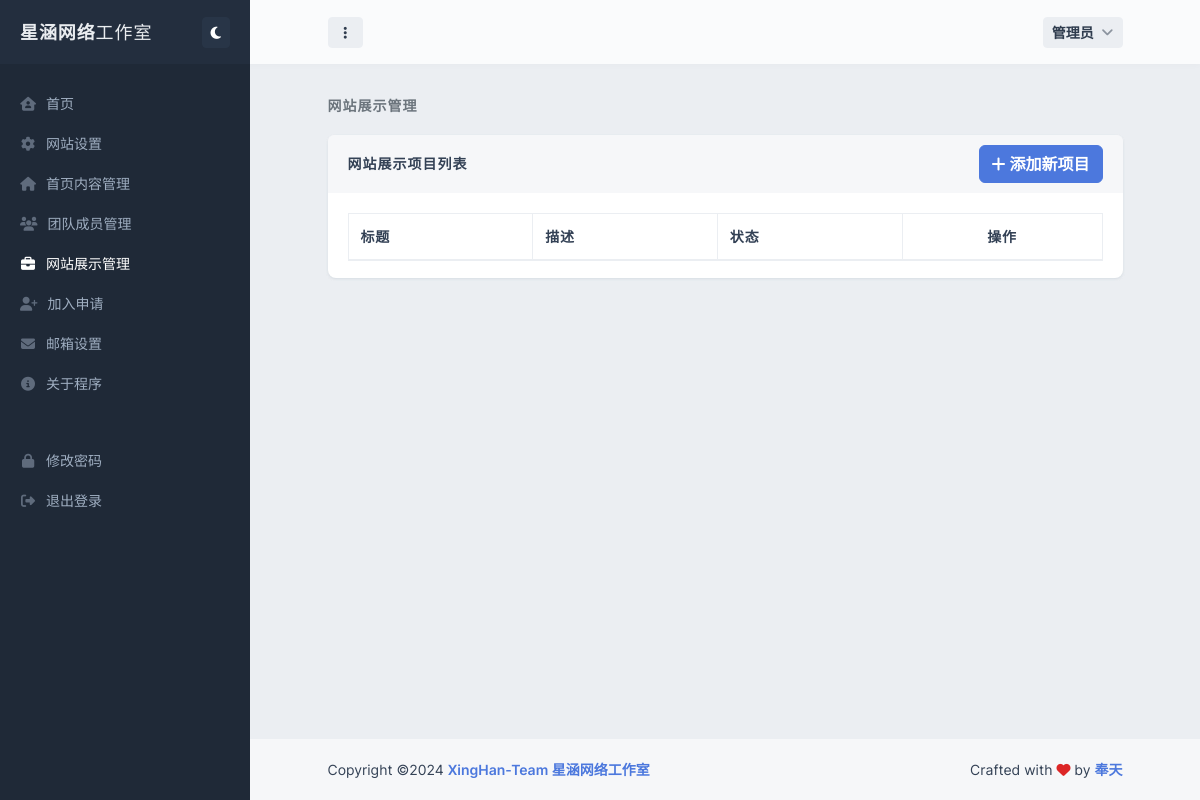
Before: /admin/manage.php (signed in) with the older database file.
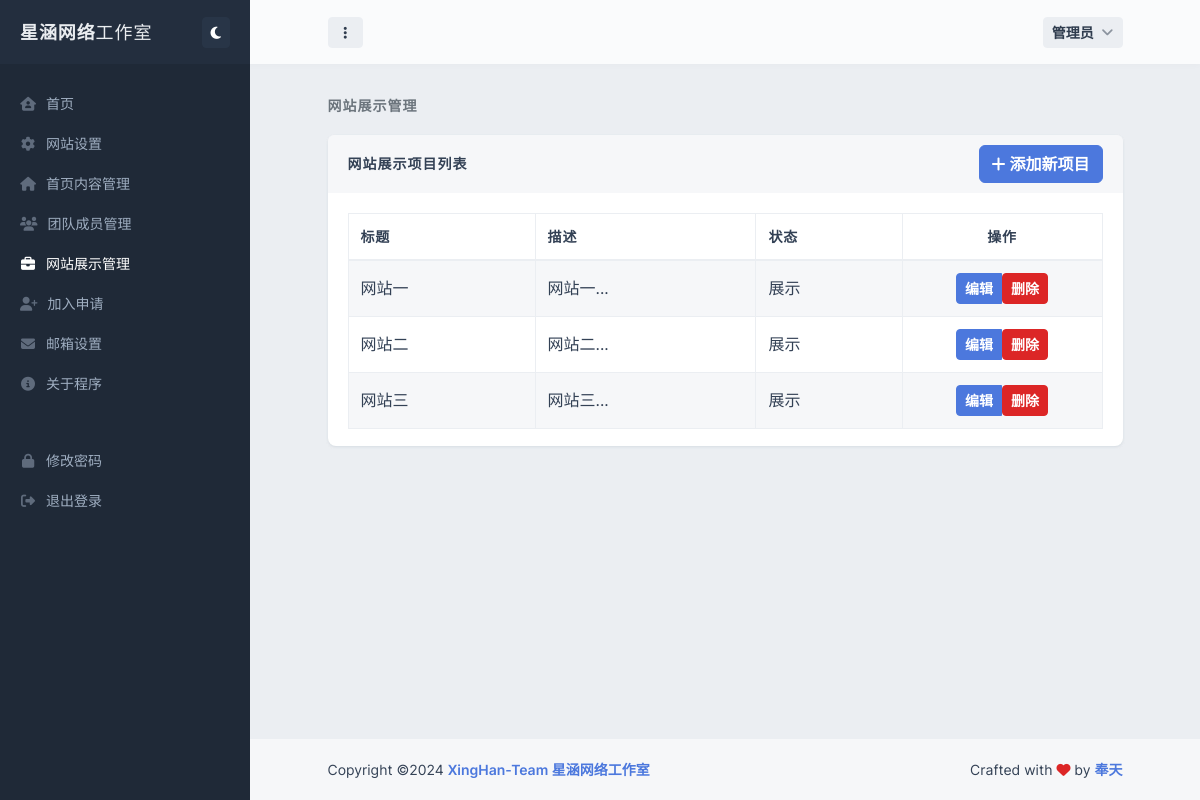
After: the same page with the newer database file.
### tables this page shows
CREATE TABLE `portfolio` (
  `id` int(11) NOT NULL AUTO_INCREMENT,
  `title` varchar(255) NOT NULL,
  `description` text,
  `image_url` varchar(255) DEFAULT NULL,
  `link` varchar(255) DEFAULT NULL,
  `tag` varchar(50) DEFAULT '6年老品牌',
  `status` enum('show','hide') DEFAULT 'show',
  PRIMARY KEY (`id`)
);

### admin/manage.php (the view, shortened to what this page needs)
<?php
require_once '../db_connect.php';
include 'header.php';
$result = $conn->query("SELECT * FROM portfolio ORDER BY id");
?>
<div class="content">
    <h2 class="content-heading">网站展示管理</h2>
    <div class="block block-rounded">
        <div class="block-header block-header-default">
            <h3 class="block-title">网站展示项目列表</h3>
            <div class="block-options">
                <button type="button" class="btn btn-primary" onclick="showAddProjectModal()">
                    <i class="fa fa-plus"></i> 添加新项目
                </button>
            </div>
        </div>
        <div class="block-content">
            <table class="table table-bordered table-striped table-vcenter">
                <thead>
                    <tr>
                        <th>标题</th>
                        <th>描述</th>
                        <th>状态</th>
                        <th class="text-center" style="width: 200px;">操作</th>
                    </tr>
                </thead>
                <tbody>
                    <?php while ($project = $result->fetch_assoc()): ?>
                    <tr>
                        <td><?php echo htmlspecialchars($project['title']); ?></td>
                        <td><?php echo htmlspecialchars(substr($project['description'], 0, 50)) . '...'; ?></td>
                        <td><?php echo $project['status'] == 'show' ? '展示' : '不展示'; ?></td>
                        <td class="text-center">
                            <div class="btn-group">
                                <button type="button" class="btn btn-sm btn-primary" onclick="editProject(<?php echo $project['id']; ?>)">编辑</button>
                                <form action="" method="POST" style="display: inline;">
                                    <button type="submit" class="btn btn-sm btn-danger" onclick="return confirm('确定要删除这个项目吗？');">删除</button>
                                </form>
                            </div>
                        </td>
                    </tr>
                    <?php endwhile; ?>
                </tbody>
            </table>
        </div>
    </div>
</div>
<?php
include 'footer.php';
?>

Changed rows visible on the page:
added portfolio: title "网站一", description "网站一", status "展示"
added portfolio: title "网站二", description "网站二", status "展示"
added portfolio: title "网站三", description "网站三", status "展示"
